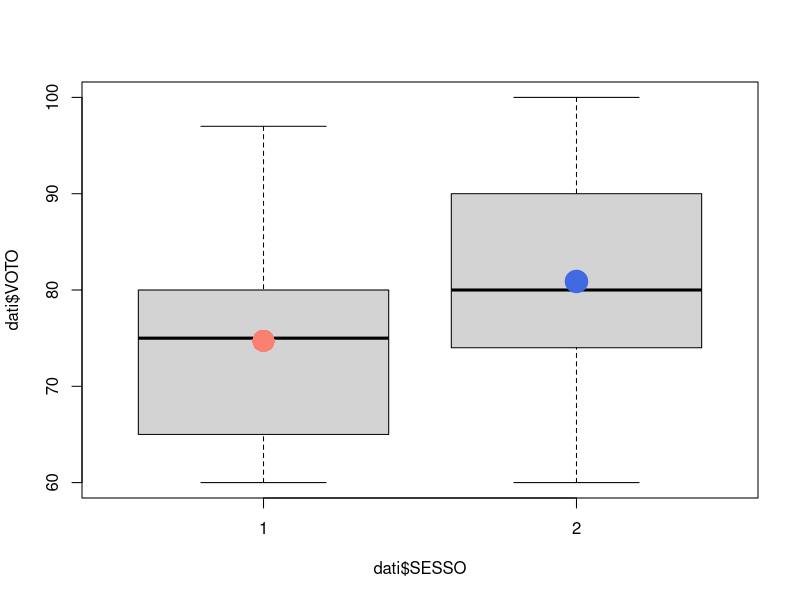
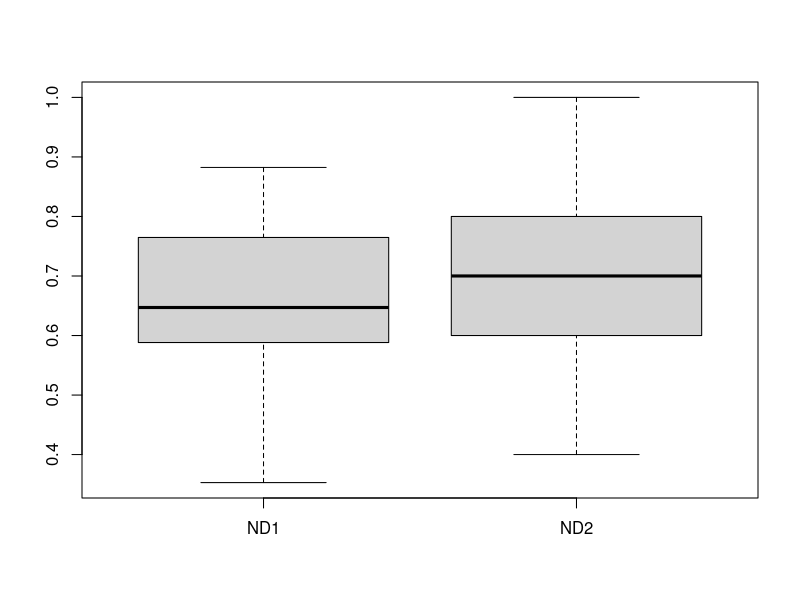
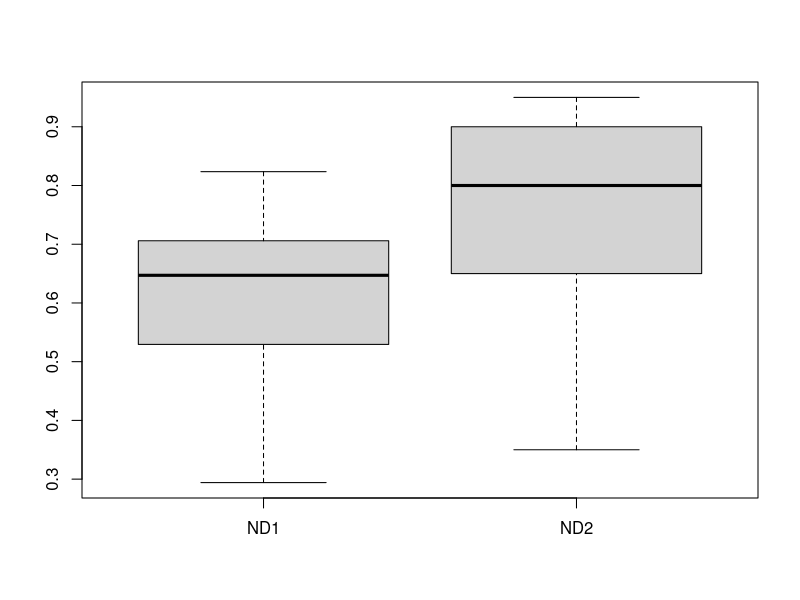

These figures' R source, in order:
## ---- chunk 1
myvar = FALSE
echovar = FALSE
evalvar = FALSE
knitr::opts_chunk$set(include = myvar, 
                      echo = echovar,
                      eval = evalvar)
## ---- chunk 2
dati = read.csv2("datiTestCR2005.csv")
head(dati)
str(dati)
summary(dati)
## ---- chunk 3
index = which(dati$VOTO < 60 | dati$VOTO > 100)
dati$VOTO[index] = mean(dati$VOTO[-index])
## ---- chunk 4
summary(dati[,-3])
apply(dati[,-3], 2, sd)
## ---- chunk 5
boxplot(dati$VOTO ~ dati$SESSO)
points(c(1,2), c(mean(dati$VOTO[dati$SESSO == 1]), mean(dati$VOTO[dati$SESSO == 2])), 
       pch = c(16, 19),col = c("salmon", "royalblue"), 
       cex = 3)
## ---- chunk 6
t.test(dati$VOTO[dati$SESSO ==1], dati$VOTO[dati$SESSO ==2])
# analogo a 
t.test(dati$VOTO ~ dati$SESSO)

## ---- chunk 7
mytest = t.test(dati$VOTO ~ dati$SESSO) # assegna all'oggetto mytest i
# risultati

2*(1-pt(abs(mytest$statistic),mytest$parameter))   # calcolo del p-value
2*(pt(mytest$statistic,mytest$parameter))          # modo equivalente dato il segno
                                # del t osservato

qt(0.975,mytest$parameter)     # valore critico della statistica, test a due code

## ---- chunk 8
t.test(dati$VOTO, mu=70, alternative = "greater")

qt(0.95,69)    # calcolo del valore critico della
               # statistica pari a 1.667239 (test ad una coda dx) 

# di conseguenza dato che il t osservato è maggiore del t critico
# concludo per il rigetto dell'ipotesi nulla (ovvero, il voto medio è
# significativamente superiore a 70)

## ---- chunk 9
# 17 e 20 sono i valori massimi teorici delle variabili D1 d D2 
# rispettivamente
dati$ND1 = dati$D1/17
dati$ND2 = dati$D2/20

boxplot(dati$ND1[dati$SESSO==2], dati$ND2[dati$SESSO==2], names = c("ND1", "ND2"))

t.test(dati$ND1[dati$SESSO==2],
       dati$ND2[dati$SESSO==2],paired=T)
## ---- chunk 10

boxplot(dati$ND1[dati$SESSO==1], dati$ND2[dati$SESSO==1], names = c("ND1", "ND2"))

t.test(dati$ND1[dati$SESSO==1],
       dati$ND2[dati$SESSO==1],paired=T)
